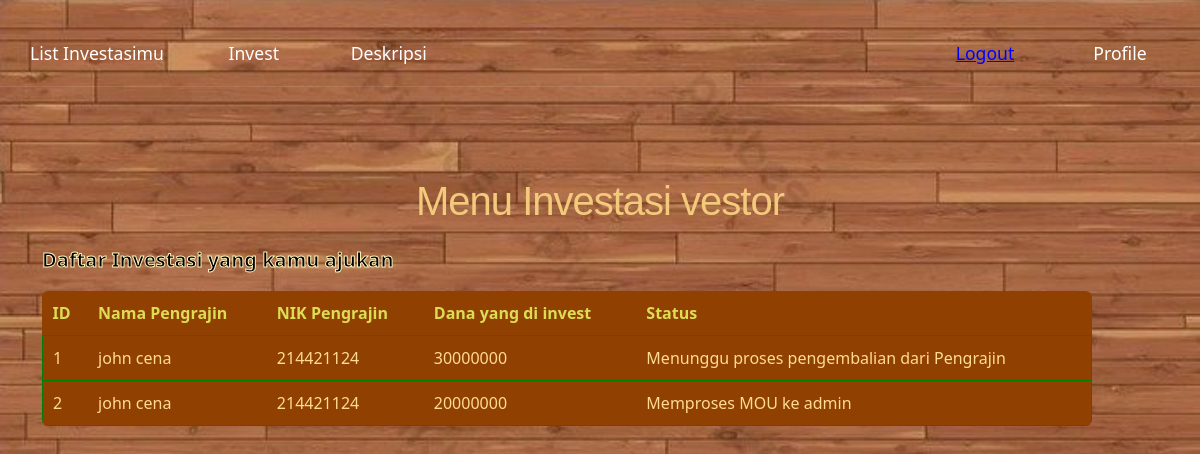
/prototype/awaiting_invest.php (signed in), run on an earlier commit of the app's database.
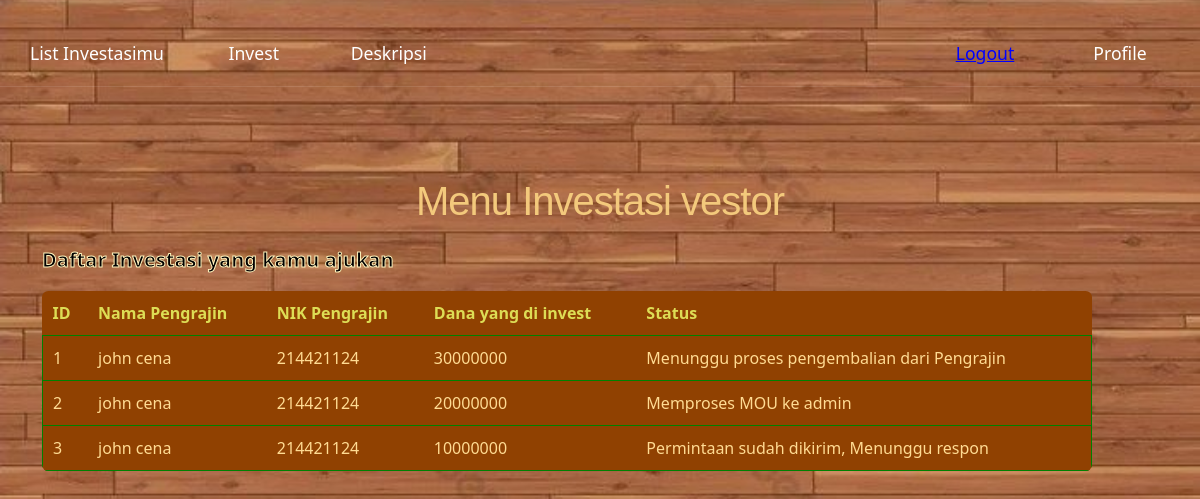
And on a later commit of the database.
### tables this page shows
CREATE TABLE `invest` (
  `id` int(11) NOT NULL,
  `id_investor` varchar(100) NOT NULL,
  `id_pengrajin` varchar(100) NOT NULL,
  `jumlah_dana` int(100) NOT NULL,
  `status_investor` varchar(100) NOT NULL DEFAULT 'Permintaan sudah dikirim, Menunggu respon',
  `status_pengrajin` varchar(100) NOT NULL DEFAULT 'Menunggu respon',
  `status` varchar(100) NOT NULL DEFAULT '1',
  `tanggal` date NOT NULL DEFAULT current_timestamp(),
  `mou` varchar(100) NOT NULL DEFAULT 'none'
);

CREATE TABLE `users` (
  `id` int(11) NOT NULL,
  `fname` varchar(255) NOT NULL,
  `email` varchar(255) NOT NULL,
  `username` varchar(255) NOT NULL,
  `password` varchar(255) NOT NULL,
  `no_telepon` varchar(255) NOT NULL,
  `pp` varchar(255) NOT NULL DEFAULT 'default-pp.png',
  `role` varchar(100) NOT NULL,
  `npwp` varchar(100) NOT NULL DEFAULT 'false',
  `nik` varchar(100) NOT NULL DEFAULT 'false',
  `no_rekening` varchar(100) NOT NULL DEFAULT 'false',
  `deskripsi` text NOT NULL DEFAULT 'Ini merupakan desktipsi pengrajin mengenai kerajinan',
  `last_login` date NOT NULL DEFAULT current_timestamp()
);

### prototype/function.php (called while the page is built, shortened)
<?php
class Connection{
  public $host = "localhost";
  public $user = "root";
  public $password = "";
  public $db_name = "prototype";
  public function __construct(){
    $this->conn = mysqli_connect($this->host, $this->user, $this->password, $this->db_name);
  }
}
class Select extends Connection{
  public function selectUserById($id){
    $result = mysqli_query($this->conn, "SELECT * FROM users WHERE id = $id");
    return mysqli_fetch_assoc($result);
  }
}
class Invest extends Connection{
  public function getFromThisRowAsInvestor($id_investor)
  {
    $data = mysqli_query($this->conn, "SELECT id,id_investor,id_pengrajin,jumlah_dana,status,status_investor,status_pengrajin, tanggal, tanggal + INTERVAL '3' year as tanggal_pengembalian FROM invest where id_investor='$id_investor'");
    $rows = mysqli_fetch_all($data, MYSQLI_ASSOC);
    return $rows;
  }
}

### prototype/awaiting_invest.php (the view, shortened to what this page needs)
<?php
require 'function.php';
$invest = new Invest();
$select = new Select();
$date = new Date();
if(!empty($_SESSION["id"])){
  $user = $select->selectUserById($_SESSION["id"]);
  $detail = $invest->getFromThisRowAsInvestor($user['id']);
}
else{
  header("Location: login.php");
}
?>
<!DOCTYPE html>
<html lang="en">
<head>
    <link href="https://cdn.jsdelivr.net/npm/bootstrap@5.3.0-alpha3/dist/css/bootstrap.min.css"
    rel="stylesheet"
>
    <link rel="stylesheet" href="css/index.css">
</head>
<?php include 'nav_investor.php' ?>
<body style="background-image: url('css/11bg.jpg'); background-size:cover;">
    <div class="container">
    <h1>Menu Investasi <?php echo $user["username"]; ?></h1>
    <div style="margin-top:20px;">
        <label style="font-size: 20px;">
            Daftar Investasi yang kamu ajukan
        </label>
            <table class="rwd-table">
                <thead>
                    <tr style="border-bottom: 5px;">
                        <th scope="col">ID</th>
                        <th scope="col">Nama Pengrajin</th>
                        <th scope="col">NIK Pengrajin</th>
                        <th scope="col">Dana yang di invest</th>
                        <th scope="col">Status</th>
                    </tr>
                </thead>
                <tbody>
                <?php
                    $id = 1;
                        foreach ($detail as $akun) {
                    $pengrajin = $select->selectUserById($akun['id_pengrajin']);
                    $tanggal = $date->tanggalIndonesia($akun['tanggal_pengembalian'])
                    ?>
                        <tr style="border:1px solid green;">
                            <td><?php echo $id++; ?></td>
                            <td><?php echo $pengrajin['fname']; ?></td>
                            <td><?php echo $pengrajin['nik'] ?></td>
                            <td><?php echo $akun['jumlah_dana']?></td>
                            <td><?php echo $akun['status_investor']?> <?php if ($akun['status'] == '7') { echo $tanggal;}?></td>
                        </tr>
                    <?php
                        }
                    ?>
                </tbody>
            </table>
        </div>
    </div>
</body>
</html>

What changed in the data, as far as the page shows it:
added invest: users.fname "john cena", users.nik "214421124", jumlah_dana "10000000", status_investor "Permintaan sudah dikirim, Menunggu respon"
